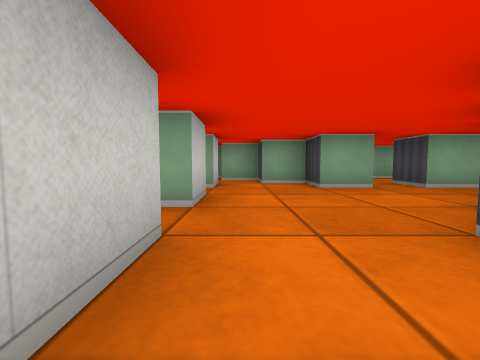
view 1 (above)

17 first-person views from a walk through a cub3D level. The camera is about half as high as the walls, tilts 4° down and sees 90° across. The floor is counted in squares. Each view is taken from the middle of a square. On the plan, view 1 faces up. The plan holds only what a view shows up to about 9 squares ahead; the rest is blank.

view 2
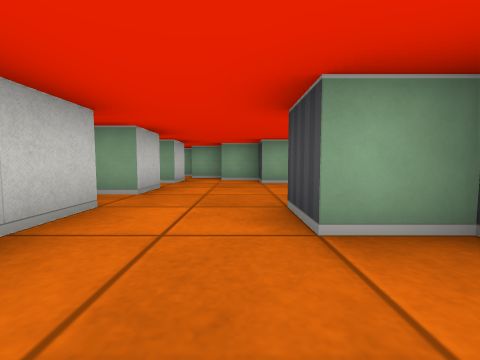

view 3
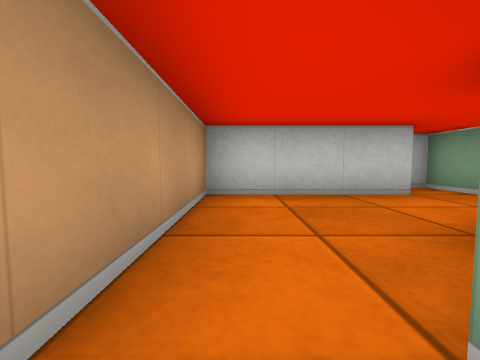

view 4
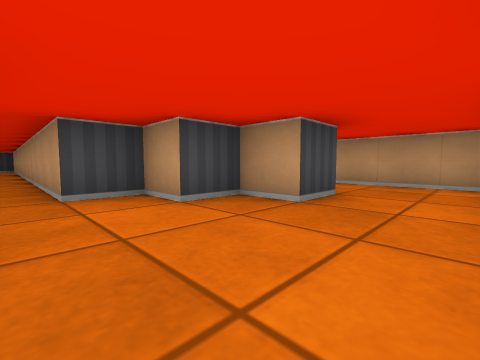

view 5
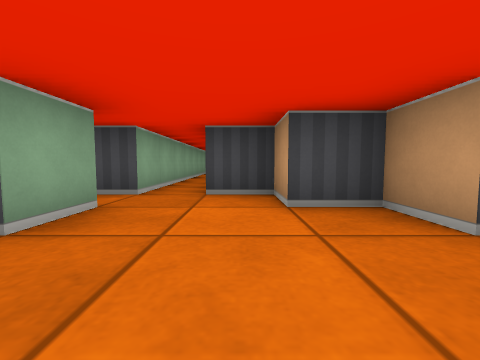

view 6
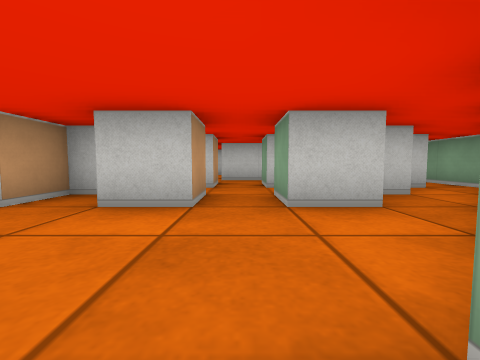

view 7
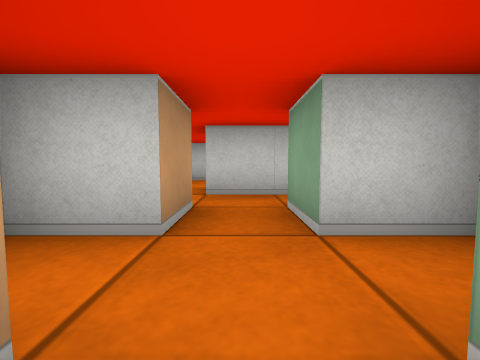

view 8
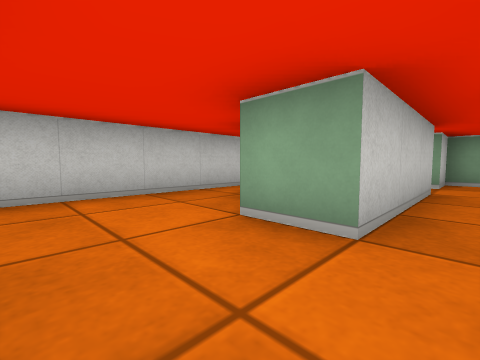

view 9
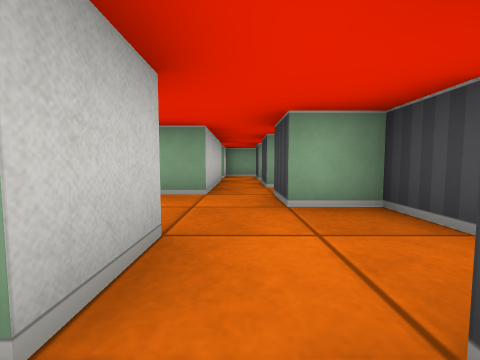

view 10
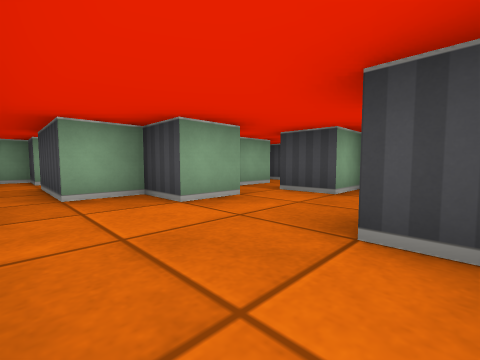

view 11
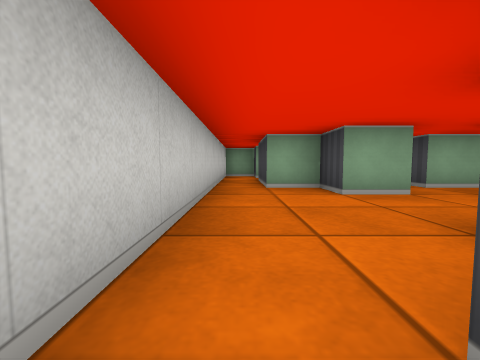

view 12
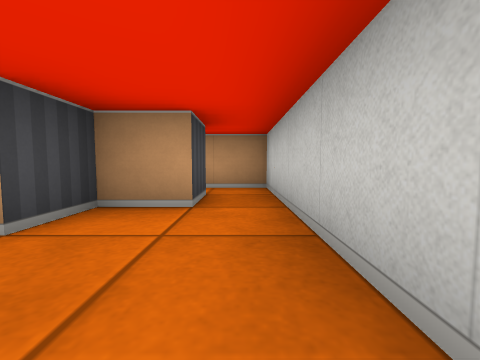

view 13
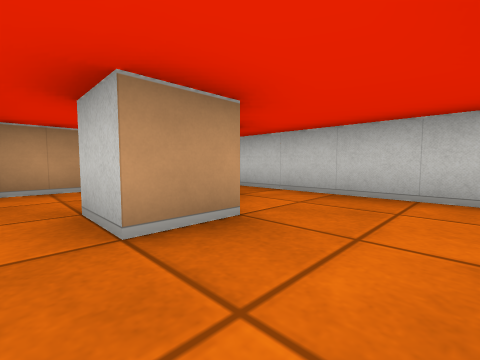

view 14
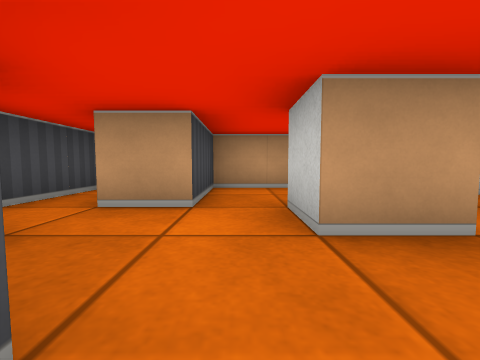

view 15
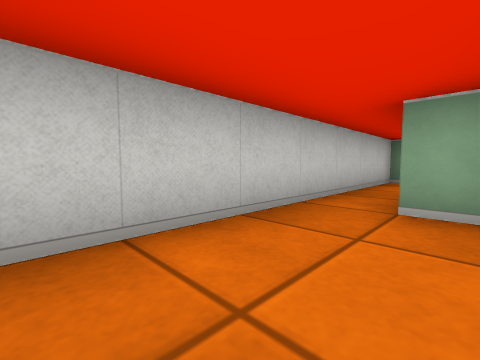

view 16
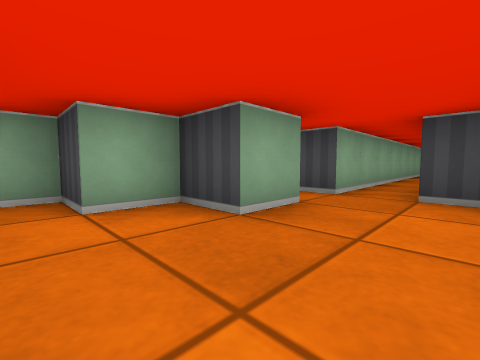

view 17
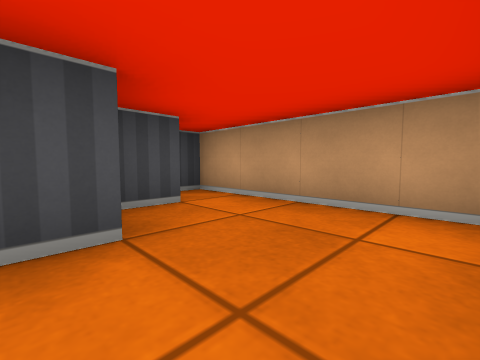

### Floor plan
Points are (right, up) in squares from view 1. A wall is a line through its corners. A room is listed if a view was taken in it or the views show most of it. See-through windows are left out.
Room 1 (views 1, 2, 3, 4, 5, 6, 7, 16, 17)
walls: (2.6, 4.5) (1.5, 4.5); (1.5, 5.5) (0.5, 5.5); (2.5, -0.6) (2.5, 0.5) (1.5, 0.5) (1.5, 1.5) (2.5, 1.5) (2.5, 2.5) (3.5, 2.5) (3.5, 3.5) (12.2, 3.5); (-0.5, 1.5) (-0.5, -1.5) (3.5, -1.5) (3.5, -1); (-0.5, 4.5) (-1.5, 4.5); (-1.5, 2.5) (-1.5, 1.5); (-1.5, 3.5) (-0.5, 3.5) (-0.5, 2.5); (-2.5, 3.5) (-2.5, 2.5); (10.5, 4.5) (3.5, 4.5)
ways out: opening at (-3, 4) to room 2; opening at (0, 5) to room 5; opening at (3, 5)
Room 2 (views 8, 9, 13, 14)
walls: (-4.5, 1.5) (-4.5, 0.4); (-2.5, 1.5) (-2.5, 2.5) (-3.5, 2.5) (-3.5, 3.5) (-2.5, 3.5); (-4.5, 4.5) (-4.5, 3.5); (-3.5, -0.5) (-3.5, 0.5) (-2.5, 0.5); (-2.5, 4.5) (-3.5, 4.5)
ways out: opening at (-3, 4) to room 1; opening at (-5, 2.5) to room 3; opening at (-4, 5.5) to room 4; opening at (-3, 1) to room 6; opening at (-4, 0) to room 7
Room 3 (views 10, 11, 12, 15)
walls: (-4.5, 3.5) (-5.5, 3.5) (-5.5, 4.5) (-6.5, 4.5) (-6.5, 6.5); (-6.5, -0.5) (-6.5, 0.5) (-5.5, 0.5) (-5.5, 1.5) (-4.5, 1.5); (-6.5, 7.5) (-6.5, 8.5) (-7.5, 8.5) (-7.5, -1.5) (-4.5, -1.5)
ways out: opening at (-5, 2.5) to room 2; opening at (-5.5, 7) to room 4; opening at (-5.5, -1) to room 7
Room 4 (no view inside)
walls: (-4.5, 6.6) (-4.5, 4.5); (-3.5, 6.5) (-3.5, 7.5); (-2.5, 7.6) (-2.5, 7.1); (-2.5, 8.5) (-4.5, 8.5) (-4.5, 7.5); (-3.5, 4.5) (-3.5, 5.5)
ways out: opening at (-4, 5.5) to room 2; opening at (-5.5, 7) to room 3; opening at (-2, 7) to room 5
Room 5 (no view inside)
walls: (-0.5, 5.6) (-0.5, 4.5); (-1.5, 6.6) (-1.5, 6); (-0.5, 7.5) (-1, 7.5); (0.5, 5.5) (0.5, 6.5) (-0.5, 6.5); (1.5, 4.5) (1.5, 5.5)
ways out: opening at (0, 5) to room 1; opening at (-2, 7) to room 4
Room 6 (no view inside)
walls: (-1.5, -1.2) (-1.5, 0.5)
ways out: opening at (-3, 1) to room 2
Room 7 (no view inside)
walls: (-4.5, -1.5) (-3.5, -1.5) (-3.5, -0.5)
ways out: opening at (-4, 0) to room 2; opening at (-5.5, -1) to room 3

Where each view was taken, in squares from view 1:
view 1: 0 up, 0 right, facing up
view 2: 1 down, 1 right, facing up
view 3: 1 down, 3 right, facing left
view 4: 4 up, 0 right, facing down-right
view 5: 3 up, 0 right, facing right
view 6: 4 up, 2 right, facing left
view 7: 4 up, 1 left, facing left
view 8: 2 up, 4 left, facing up-left
view 9: 0 up, 4 left, facing up
view 10: 1 up, 7 left, facing up-right
view 11: 0 up, 7 left, facing up
view 12: 3 up, 7 left, facing down
view 13: 3 up, 4 left, facing down-left
view 14: 3 up, 4 left, facing down
view 15: 2 up, 6 left, facing up-left
view 16: 3 up, 0 right, facing up-right
view 17: 1 up, 0 right, facing down-right
